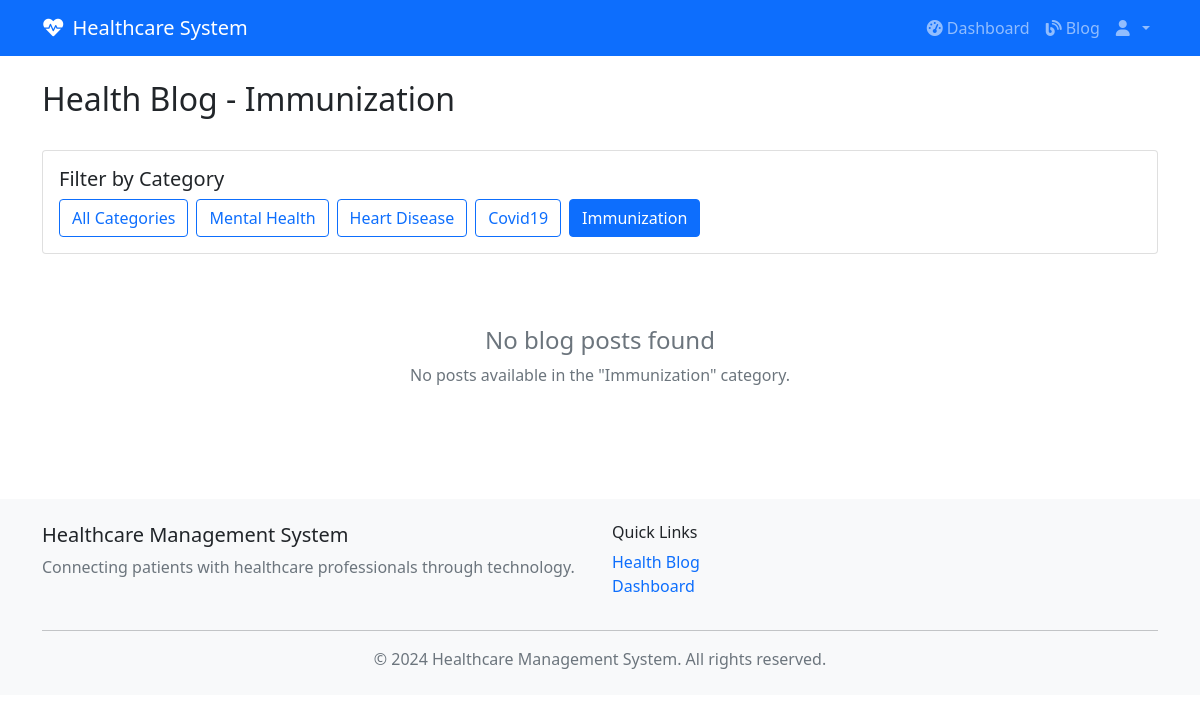
Screenshot of /blog/posts/?category=Immunization (signed in) with the database file from the repository.
### taskapp/models.py (models this page shows, shortened)
class BlogCategory(models.Model):
    name = models.CharField(max_length=100, unique=True)
    description = models.TextField(blank=True)
    created_at = models.DateTimeField(auto_now_add=True)
    class Meta:
        verbose_name_plural = "Blog Categories"

### taskapp/views.py (the view)
# urls.py: path('blog/posts/', views.view_blog_posts, name='view_blog_posts'),
@login_required
def view_blog_posts(request):
    categories = BlogCategory.objects.all()
    selected_category = request.GET.get('category')
    if selected_category:
        posts = BlogPost.objects.filter(category__name=selected_category, status='published')
        category_name = selected_category
    else:
        posts = BlogPost.objects.filter(status='published')
        category_name = 'All Categories'
    paginator = Paginator(posts, 6)
    page_number = request.GET.get('page')
    page_obj = paginator.get_page(page_number)
    context = {
        'posts': page_obj,
        'categories': categories,
        'selected_category': selected_category,
        'category_name': category_name,
    }
    return render(request, 'accounts/view_blog_posts.html', context)

### taskapp/templates/accounts/view_blog_posts.html (shortened to what this page needs)
{% extends 'accounts/base.html' %}
{% block content %}
<div class="row">
    <div class="col-md-12">
        <div class="d-flex justify-content-between align-items-center mb-4">
            <h2>Health Blog - {{ category_name }}</h2>
        </div>
        <div class="card mb-4">
            <div class="card-body">
                <h5 class="card-title">Filter by Category</h5>
                <div class="d-flex flex-wrap gap-2">
                    <a href="{% url 'view_blog_posts' %}" class="btn btn-outline-primary {% if not selected_category %}active{% endif %}">All Categories</a>
                    {% for category in categories %}
                        <a href="{% url 'view_blog_posts' %}?category={{ category.name }}"
                           class="btn btn-outline-primary {% if selected_category == category.name %}active{% endif %}">
                            {{ category.name }}
                        </a>
                    {% endfor %}
                </div>
            </div>
        </div>
        {% if posts %}
            <div class="row">
                {% for post in posts %}
                    <div class="col-md-4 mb-4">
                        <div class="card h-100">
                            {% if post.image %}
                                <img src="{{ post.image.url }}" class="card-img-top" alt="{{ post.title }}" style="height: 250px; object-fit: cover;">
                            {% else %}
                                <div class="card-img-top bg-light d-flex align-items-center justify-content-center" style="height: 250px;">
                                    <div class="text-center">
                                        <i class="fas fa-image fa-3x text-muted mb-2"></i>
                                        <p class="text-muted">No Image</p>
                                    </div>
                                </div>
                            {% endif %}
                            <div class="card-body d-flex flex-column">
                                <div class="mb-2">
                                    <span class="badge bg-primary">{{ post.category.name }}</span>
                                </div>
                                <h5 class="card-title">{{ post.title }}</h5>
                                <p class="card-text flex-grow-1">{{ post.get_truncated_summary }}</p>
                                <div class="mt-auto">
                                    <div class="d-flex justify-content-between align-items-center">
                                        <small class="text-muted">
                                            By Dr. {{ post.author.first_name }} {{ post.author.last_name }}
                                            <br>
                                            {{ post.created_at|date:"M d, Y" }}
                                        </small>
                                        <a href="{% url 'blog_post_detail' post.id %}" class="btn btn-outline-primary btn-sm">Read More</a>
                                    </div>
                                </div>
                            </div>
                        </div>
                    </div>
                {% endfor %}
            </div>
            {% if posts.has_other_pages %}
                <nav aria-label="Blog posts pagination">
                    <ul class="pagination justify-content-center">
                        {% if posts.has_previous %}
                            <li class="page-item">
                                <a class="page-link" href="?page={{ posts.previous_page_number }}{% if selected_category %}&category={{ selected_category }}{% endif %}">Previous</a>
                            </li>
                        {% endif %}
                        {% for num in posts.paginator.page_range %}
                            {% if posts.number == num %}
                                <li class="page-item active">
                                    <span class="page-link">{{ num }}</span>
                                </li>
                            {% elif num > posts.number|add:'-3' and num < posts.number|add:'3' %}
                                <li class="page-item">
                                    <a class="page-link" href="?page={{ num }}{% if selected_category %}&category={{ selected_category }}{% endif %}">{{ num }}</a>
                                </li>
                            {% endif %}
                        {% endfor %}
                        {% if posts.has_next %}
                            <li class="page-item">
                                <a class="page-link" href="?page={{ posts.next_page_number }}{% if selected_category %}&category={{ selected_category }}{% endif %}">Next</a>
                            </li>
                        {% endif %}
                    </ul>
                </nav>
            {% endif %}
        {% else %}
            <div class="text-center py-5">
                <h4 class="text-muted">No blog posts found</h4>
                <p class="text-muted">
                    {% if selected_category %}
                        No posts available in the "{{ selected_category }}" category.
                    {% else %}
                        No blog posts have been published yet.
                    {% endif %}
                </p>
            </div>
        {% endif %}
    </div>
</div>
{% endblock %}

### rows the page displays
BlogCategory: name "Immunization"
BlogCategory: name "Mental Health"
BlogCategory: name "Heart Disease"
BlogCategory: name "Covid19"
